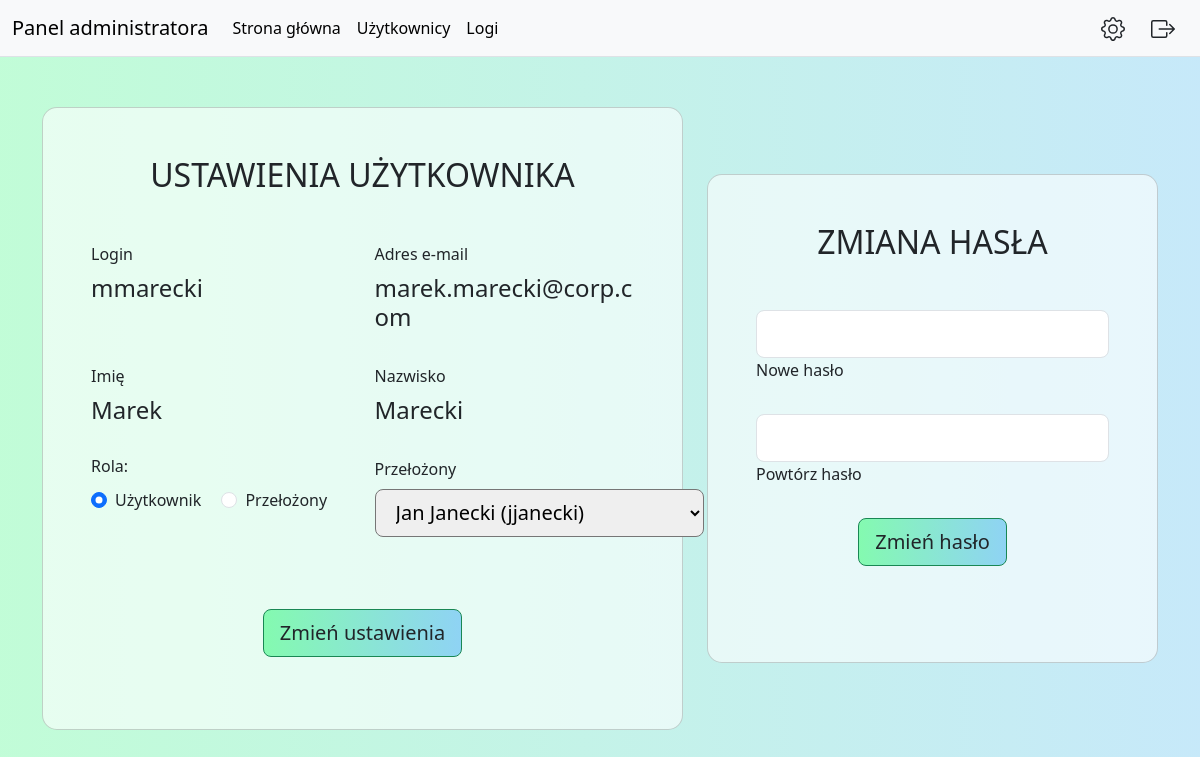
The app's page /userchg.php?userid=1 (signed in) with its own data.
### tables this page shows
CREATE TABLE `user` (
  `id` int(11) NOT NULL,
  `login` varchar(30) NOT NULL,
  `name` varchar(30) NOT NULL,
  `surname` varchar(30) NOT NULL,
  `email` varchar(30) NOT NULL,
  `birthday` date NOT NULL,
  `manager_id` int(11) NOT NULL,
  `created_at` timestamp NOT NULL DEFAULT current_timestamp(),
  `password` varchar(250) NOT NULL,
  `role_id` int(11) NOT NULL
);

### userchg.php (the view, shortened to what this page needs)
<?php
    require_once('./scripts/connect.php');
?>
<!DOCTYPE html>
<html lang="en">
<head>
    <link rel="stylesheet" href="./style/css/bootstrap.css">
    <link rel="stylesheet" href="./style/css/style.css">
</head>
<body>
<?php
    require_once("view/view_admin/navbar.php");
    $uid=$_GET['userid'];
    $fetchUser=$con->prepare('select id, login, name, surname, email, role_id, manager_id from user where id=:uid');
    $fetchUser->bindParam(':uid',$uid,PDO::PARAM_INT);
    $fetchUser->execute();
    $fetchUser=$fetchUser->fetch(PDO::FETCH_ASSOC);
    $fetchManager=$con->prepare('select id, concat(name," ",surname," (",login,")") as name from user where role_id in (1,2) and NOT id=:uid');
    $fetchManager->bindParam(':uid',$uid,PDO::PARAM_INT);
    $fetchManager->execute();
    $countManager=$fetchManager->rowCount();
    $fetchManager=$fetchManager->fetchAll(PDO::FETCH_ASSOC);
?>
        <div class="mask d-flex align-items-center h-100">
            <div class="container h-100">
                <div class="row d-flex justify-content-center align-items-center h-100">
                    <div class="col-7" style="padding-top: 50px;">
                        <div class="card" style="border-radius: 15px;">
                            <div class="card-body p-5">
                                <h2 class="text-uppercase text-center mb-5">Ustawienia użytkownika</h2>
                                <form method="post" action="./scripts/usersettings.php">
                                    <div class="row">
                                        <div class="col-md-6 mb-4">
                                            <div class="form-outline">
                                                <label class="form-label" for="login">Login</label>
                                                <h4>
                                                    <?php echo $fetchUser['login']; ?>
                                                </h4>
                                            </div>
                                        </div>
                                        <div class="col-md-6 mb-4">
                                            <div class="form-outline">
                                                <label class="form-label" for="email">Adres e-mail</label>
                                                <h4>
                                                <?php echo $fetchUser['email']; ?>
                                                </h4>
                                            </div>
                                        </div>
                                    </div>
                                    <div class="row">
                                        <div class="col-md-6 mb-4">
                                            <div class="form-outline">
                                                <label class="form-label" for="name">Imię</label>
                                                <h4>
                                                <?php echo $fetchUser['name']; ?>
                                                </h4>
                                            </div>
                                        </div>
                                        <div class="col-md-6 mb-4">
                                            <div class="form-outline">
                                                <label class="form-label" for="surname">Nazwisko</label>
                                                <h4>
                                                <?php echo $fetchUser['surname']; ?>
                                                </h4>
                                            </div>
                                        </div>
                                    </div>
                                    <div class="row">
                                        <div class="col-md-6 mb-4">
                                            <h6 class="mb-2 pb-1">Rola: </h6>
                                            <div class="form-check form-check-inline">
                                                <input class="form-check-input" type="radio" name="role" id="role_id"
                                                       value="3"
                                                       <?php if($fetchUser['role_id']==3) echo "checked";?>
                                                       name="role_id"/>
                                                <label class="form-check-label" for="roleUser">Użytkownik</label>
                                            </div>
                                            <div class="form-check form-check-inline">
                                                <input class="form-check-input" type="radio" name="role" id="role_id"
                                                       value="2"
                                                       <?php if($fetchUser['role_id']==2) echo "checked";?>
                                                       name="role_id"/>
                                                <label class="form-check-label" for="roleManager">Przełożony</label>
                                            </div>
                                        </div>
                                        <div class="col-md-6 mb-4">
                                            <label class="form-label select-label">Przełożony</label><br/>
                                            <select name="managerid" class="select form-control-lg">
                                                <?php
                                                    for($i=0; $i<=($countManager-1); $i++){
                                                        if($fetchManager[$i]['id']==$fetchUser['manager_id']){
                                                            echo '<option value="'.$fetchManager[$i]['id'].'" selected>'.$fetchManager[$i]['name'].'</option>';
                                                        }else{
                                                            echo '<option value="'.$fetchManager[$i]['id'].'">'.$fetchManager[$i]['name'].'</option>';
                                                        }
                                                    }
                                                ?>
                                            </select>
                                        </div>
                                    </div>
                                    <br/><br/>
                                    <div class="d-flex justify-content-center">
                                        <button type="submit"
                                                class="btn btn-success btn-block btn-lg gradient-custom-4 text-body">Zmień ustawienia</button>
                                    </div>
                                    <br/>
                                </form>
                            </div>
                        </div>
                    </div>
                    <div class="col-5" style="padding-top: 50px;">
                        <div class="card" style="border-radius: 15px;">
                            <div class="card-body p-5">
                                <h2 class="text-uppercase text-center mb-5">Zmiana hasła</h2>
                                <form method="post" action="./scripts/adminpasswordchg.php">
                                    <div class="form-outline mb-4">
                                        <input type="password" id="form3Example4cg" class="form-control form-control-lg" name="newpass1"/>
                                        <label class="form-label" for="form3Example4cg">Nowe hasło</label>
                                    </div>
                                    <div class="form-outline mb-4">
                                        <input type="password" id="form3Example4cg" class="form-control form-control-lg" name="newpass2"/>
                                        <label class="form-label" for="form3Example4cg">Powtórz hasło</label>
                                    </div>
                                    <div class="d-flex justify-content-center">
                                        <button type="submit"
                                                class="btn btn-success btn-block btn-lg gradient-custom-4 text-body">Zmień hasło</button>
                                    </div>
                                    <br/><br/>
                                </form>
                            </div>
                        </div>
                    </div>
                </div>
            </div>
        </div>
</html>

### style/css/style.css (style rules this page uses)
body { background: #84fab0; background: -webkit-linear-gradient(to right, rgba(132, 250, 176, 0.5), rgba(143, 211, 244, 0.5)); background: linear-gradient(to right, rgba(132, 250, 176, 0.5), rgba(143, 211, 244, 0.5)); }
.gradient-custom-4 { background: #84fab0; background: -webkit-linear-gradient(to right, rgba(132, 250, 176, 1), rgba(143, 211, 244, 1)); background: linear-gradient(to right, rgba(132, 250, 176, 1), rgba(143, 211, 244, 1)) }
.card { --bs-card-bg: rgba(255, 255, 255, 0.6); }

### records on screen
user: login "mmarecki", email "marek.marecki@corp.com", name "Marek", surname "Marecki", role_id "☑"

### other values on screen
form field managerid "Jan Janecki (jjanecki)"
